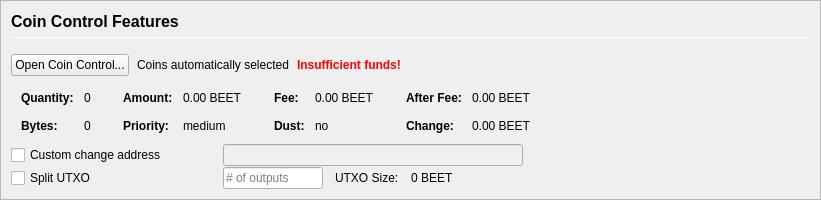
         <widget class="QFrame" name="frameCoinControl">
          <property name="sizePolicy">
           <sizepolicy hsizetype="Expanding" vsizetype="Expanding">
            <horstretch>0</horstretch>
            <verstretch>0</verstretch>
           </sizepolicy>
          </property>
          <property name="maximumSize">
           <size>
            <width>16777215</width>
            <height>16777215</height>
           </size>
          </property>
          <property name="frameShape">
           <enum>QFrame::StyledPanel</enum>
          </property>
          <property name="frameShadow">
           <enum>QFrame::Sunken</enum>
          </property>
          <layout class="QVBoxLayout" name="verticalLayoutCoinControl2">
           <property name="spacing">
            <number>0</number>
           </property>
           <property name="margin">
            <number>0</number>
           </property>
           <item>
            <widget class="QFrame" name="frameCoinControl_BG">
             <layout class="QVBoxLayout" name="verticalLayoutCoinControl" stretch="0,0,0,0,0,0">
              <property name="spacing">
               <number>1</number>
              </property>
              <property name="leftMargin">
               <number>10</number>
              </property>
              <property name="topMargin">
               <number>10</number>
              </property>
              <item>
               <layout class="QHBoxLayout" name="horizontalLayoutCoinControl1">
                <property name="bottomMargin">
                 <number>15</number>
                </property>
                <item>
                 <layout class="QVBoxLayout" name="verticalLayout_3">
                  <property name="spacing">
                   <number>6</number>
                  </property>
                  <item>
                   <widget class="QLabel" name="labelCoinControlFeatures">
                    <property name="sizePolicy">
                     <sizepolicy hsizetype="Preferred" vsizetype="Maximum">
                      <horstretch>0</horstretch>
                      <verstretch>0</verstretch>
                     </sizepolicy>
                    </property>
                    <property name="minimumSize">
                     <size>
                      <width>0</width>
                      <height>20</height>
                     </size>
                    </property>
                    <property name="font">
                     <font>
                      <pointsize>12</pointsize>
                      <weight>75</weight>
                      <bold>true</bold>
                     </font>
                    </property>
                    <property name="styleSheet">
                     <string notr="true">font-weight:bold;</string>
                    </property>
                    <property name="text">
                     <string>Coin Control Features</string>
                    </property>
                   </widget>
                  </item>
                  <item>
                   <widget class="Line" name="line">
                    <property name="minimumSize">
                     <size>
                      <width>0</width>
                      <height>1</height>
                     </size>
                    </property>
                    <property name="maximumSize">
                     <size>
                      <width>16777215</width>
                      <height>1</height>
                     </size>
                    </property>
                    <property name="orientation">
                     <enum>Qt::Horizontal</enum>
                    </property>
                   </widget>
                  </item>
                 </layout>
                </item>
               </layout>
              </item>
              <item>
               <layout class="QHBoxLayout" name="horizontalLayoutCoinControl2" stretch="0,0,0,0">
                <property name="spacing">
                 <number>8</number>
                </property>
                <property name="bottomMargin">
                 <number>10</number>
                </property>
                <item>
                 <widget class="QPushButton" name="pushButtonCoinControl">
                  <property name="styleSheet">
                   <string notr="true"/>
                  </property>
                  <property name="text">
                   <string>Open Coin Control...</string>
                  </property>
                  <property name="autoDefault">
                   <bool>false</bool>
                  </property>
                 </widget>
                </item>
                <item>
                 <widget class="QLabel" name="labelCoinControlAutomaticallySelected">
                  <property name="text">
                   <string>Coins automatically selected</string>
                  </property>
                  <property name="margin">
                   <number>5</number>
                  </property>
                 </widget>
                </item>
                <item>
                 <widget class="QLabel" name="labelCoinControlInsuffFunds">
                  <property name="font">
                   <font>
                    <weight>75</weight>
                    <bold>true</bold>
                   </font>
                  </property>
                  <property name="styleSheet">
                   <string notr="true">color:red;font-weight:bold;</string>
                  </property>
                  <property name="text">
                   <string>Insufficient funds!</string>
                  </property>
                  <property name="margin">
                   <number>5</number>
                  </property>
                 </widget>
                </item>
                <item>
                 <spacer name="horizontalSpacerCoinControl">
                  <property name="orientation">
                   <enum>Qt::Horizontal</enum>
                  </property>
                  <property name="sizeHint" stdset="0">
                   <size>
                    <width>40</width>
                    <height>1</height>
                   </size>
                  </property>
                 </spacer>
                </item>
               </layout>
              </item>
              <item>
               <widget class="QWidget" name="widgetCoinControl" native="true">
                <property name="sizePolicy">
                 <sizepolicy hsizetype="Preferred" vsizetype="Preferred">
                  <horstretch>0</horstretch>
                  <verstretch>0</verstretch>
                 </sizepolicy>
                </property>
                <property name="minimumSize">
                 <size>
                  <width>0</width>
                  <height>0</height>
                 </size>
                </property>
                <property name="styleSheet">
                 <string notr="true"/>
                </property>
                <layout class="QHBoxLayout" name="horizontalLayoutCoinControl5">
                 <property name="margin">
                  <number>0</number>
                 </property>
                 <item>
                  <layout class="QHBoxLayout" name="horizontalLayoutCoinControl3" stretch="0,0,0,1">
                   <property name="spacing">
                    <number>20</number>
                   </property>
                   <property name="topMargin">
                    <number>0</number>
                   </property>
                   <property name="bottomMargin">
                    <number>10</number>
                   </property>
                   <item>
                    <layout class="QFormLayout" name="formLayoutCoinControl1">
                     <property name="horizontalSpacing">
                      <number>10</number>
                     </property>
                     <property name="verticalSpacing">
                      <number>14</number>
                     </property>
                     <property name="leftMargin">
                      <number>10</number>
                     </property>
                     <property name="topMargin">
                      <number>4</number>
                     </property>
                     <property name="rightMargin">
                      <number>6</number>
                     </property>
                     <item row="0" column="0">
                      <widget class="QLabel" name="labelCoinControlQuantityText">
                       <property name="font">
                        <font>
                         <weight>75</weight>
                         <bold>true</bold>
                        </font>
                       </property>
                       <property name="text">
                        <string>Quantity:</string>
                       </property>
                       <property name="margin">
                        <number>0</number>
                       </property>
                      </widget>
                     </item>
                     <item row="0" column="1">
                      <widget class="QLabel" name="labelCoinControlQuantity">
                       <property name="cursor">
                        <cursorShape>IBeamCursor</cursorShape>
                       </property>
                       <property name="contextMenuPolicy">
                        <enum>Qt::ActionsContextMenu</enum>
                       </property>
                       <property name="text">
                        <string notr="true">0</string>
                       </property>
                       <property name="margin">
                        <number>0</number>
                       </property>
                       <property name="textInteractionFlags">
                        <set>Qt::LinksAccessibleByMouse|Qt::TextSelectableByKeyboard|Qt::TextSelectableByMouse</set>
                       </property>
                      </widget>
                     </item>
                     <item row="1" column="0">
                      <widget class="QLabel" name="labelCoinControlBytesText">
                       <property name="font">
                        <font>
                         <weight>75</weight>
                         <bold>true</bold>
                        </font>
                       </property>
                       <property name="text">
                        <string>Bytes:</string>
                       </property>
                      </widget>
                     </item>
                     <item row="1" column="1">
                      <widget class="QLabel" name="labelCoinControlBytes">
                       <property name="cursor">
                        <cursorShape>IBeamCursor</cursorShape>
                       </property>
                       <property name="contextMenuPolicy">
                        <enum>Qt::ActionsContextMenu</enum>
                       </property>
                       <property name="text">
                        <string notr="true">0</string>
                       </property>
                       <property name="textInteractionFlags">
                        <set>Qt::LinksAccessibleByMouse|Qt::TextSelectableByKeyboard|Qt::TextSelectableByMouse</set>
                       </property>
                      </widget>
                     </item>
                    </layout>
                   </item>
                   <item>
                    <layout class="QFormLayout" name="formLayoutCoinControl2">
                     <property name="horizontalSpacing">
                      <number>10</number>
                     </property>
                     <property name="verticalSpacing">
                      <number>14</number>
                     </property>
                     <property name="leftMargin">
                      <number>6</number>
                     </property>
                     <property name="topMargin">
                      <number>4</number>
                     </property>
                     <property name="rightMargin">
                      <number>6</number>
                     </property>
                     <item row="0" column="0">
                      <widget class="QLabel" name="labelCoinControlAmountText">
                       <property name="font">
                        <font>
                         <weight>75</weight>
                         <bold>true</bold>
                        </font>
                       </property>
                       <property name="text">
                        <string>Amount:</string>
                       </property>
                       <property name="margin">
                        <number>0</number>
                       </property>
                      </widget>
                     </item>
                     <item row="0" column="1">
                      <widget class="QLabel" name="labelCoinControlAmount">
                       <property name="cursor">
                        <cursorShape>IBeamCursor</cursorShape>
                       </property>
                       <property name="contextMenuPolicy">
                        <enum>Qt::ActionsContextMenu</enum>
                       </property>
                       <property name="text">
                        <string notr="true">0.00 BEET</string>
                       </property>
                       <property name="textInteractionFlags">
                        <set>Qt::LinksAccessibleByMouse|Qt::TextSelectableByKeyboard|Qt::TextSelectableByMouse</set>
                       </property>
                      </widget>
                     </item>
                     <item row="1" column="0">
                      <widget class="QLabel" name="labelCoinControlPriorityText">
                       <property name="font">
                        <font>
                         <weight>75</weight>
                         <bold>true</bold>
                        </font>
                       </property>
                       <property name="text">
                        <string>Priority:</string>
                       </property>
                      </widget>
                     </item>
                     <item row="1" column="1">
                      <widget class="QLabel" name="labelCoinControlPriority">
                       <property name="cursor">
                        <cursorShape>IBeamCursor</cursorShape>
                       </property>
                       <property name="contextMenuPolicy">
                        <enum>Qt::ActionsContextMenu</enum>
                       </property>
                       <property name="text">
                        <string>medium</string>
                       </property>
                       <property name="textInteractionFlags">
                        <set>Qt::LinksAccessibleByMouse|Qt::TextSelectableByKeyboard|Qt::TextSelectableByMouse</set>
                       </property>
                      </widget>
                     </item>
                    </layout>
                   </item>
                   <item>
                    <layout class="QFormLayout" name="formLayoutCoinControl3">
                     <property name="horizontalSpacing">
                      <number>10</number>
                     </property>
                     <property name="verticalSpacing">
                      <number>14</number>
                     </property>
                     <property name="leftMargin">
                      <number>6</number>
                     </property>
                     <property name="topMargin">
                      <number>4</number>
                     </property>
                     <property name="rightMargin">
                      <number>6</number>
                     </property>
                     <item row="0" column="0">
                      <widget class="QLabel" name="labelCoinControlFeeText">
                       <property name="font">
                        <font>
                         <weight>75</weight>
                         <bold>true</bold>
                        </font>
                       </property>
                       <property name="text">
                        <string>Fee:</string>
                       </property>
                       <property name="margin">
                        <number>0</number>
                       </property>
                      </widget>
                     </item>
                     <item row="0" column="1">
                      <widget class="QLabel" name="labelCoinControlFee">
                       <property name="cursor">
                        <cursorShape>IBeamCursor</cursorShape>
                       </property>
                       <property name="contextMenuPolicy">
                        <enum>Qt::ActionsContextMenu</enum>
                       </property>
                       <property name="text">
                        <string notr="true">0.00 BEET</string>
                       </property>
                       <property name="textInteractionFlags">
                        <set>Qt::LinksAccessibleByMouse|Qt::TextSelectableByKeyboard|Qt::TextSelectableByMouse</set>
                       </property>
                      </widget>
                     </item>
                     <item row="1" column="0">
                      <widget class="QLabel" name="labelCoinControlLowOutputText">
                       <property name="font">
                        <font>
                         <weight>75</weight>
                         <bold>true</bold>
                        </font>
                       </property>
                       <property name="text">
                        <string>Dust:</string>
                       </property>
                      </widget>
                     </item>
                     <item row="1" column="1">
                      <widget class="QLabel" name="labelCoinControlLowOutput">
                       <property name="cursor">
                        <cursorShape>IBeamCursor</cursorShape>
                       </property>
                       <property name="contextMenuPolicy">
                        <enum>Qt::ActionsContextMenu</enum>
                       </property>
                       <property name="text">
                        <string>no</string>
                       </property>
                       <property name="textInteractionFlags">
                        <set>Qt::LinksAccessibleByMouse|Qt::TextSelectableByKeyboard|Qt::TextSelectableByMouse</set>
                       </property>
                      </widget>
                     </item>
                    </layout>
                   </item>
                   <item>
                    <layout class="QFormLayout" name="formLayoutCoinControl4">
                     <property name="horizontalSpacing">
                      <number>10</number>
                     </property>
                     <property name="verticalSpacing">
                      <number>14</number>
                     </property>
                     <property name="leftMargin">
                      <number>6</number>
                     </property>
                     <property name="topMargin">
                      <number>4</number>
                     </property>
                     <property name="rightMargin">
                      <number>6</number>
                     </property>
                     <item row="0" column="0">
                      <widget class="QLabel" name="labelCoinControlAfterFeeText">
                       <property name="font">
                        <font>
                         <weight>75</weight>
                         <bold>true</bold>
                        </font>
                       </property>
                       <property name="text">
                        <string>After Fee:</string>
                       </property>
                       <property name="margin">
                        <number>0</number>
                       </property>
                      </widget>
                     </item>
                     <item row="0" column="1">
                      <widget class="QLabel" name="labelCoinControlAfterFee">
                       <property name="cursor">
                        <cursorShape>IBeamCursor</cursorShape>
                       </property>
                       <property name="contextMenuPolicy">
                        <enum>Qt::ActionsContextMenu</enum>
                       </property>
                       <property name="text">
                        <string notr="true">0.00 BEET</string>
                       </property>
                       <property name="textInteractionFlags">
                        <set>Qt::LinksAccessibleByMouse|Qt::TextSelectableByKeyboard|Qt::TextSelectableByMouse</set>
                       </property>
                      </widget>
                     </item>
                     <item row="1" column="0">
                      <widget class="QLabel" name="labelCoinControlChangeText">
                       <property name="font">
                        <font>
                         <weight>75</weight>
                         <bold>true</bold>
                        </font>
                       </property>
                       <property name="text">
                        <string>Change:</string>
                       </property>
                      </widget>
                     </item>
                     <item row="1" column="1">
                      <widget class="QLabel" name="labelCoinControlChange">
                       <property name="cursor">
                        <cursorShape>IBeamCursor</cursorShape>
                       </property>
                       <property name="contextMenuPolicy">
                        <enum>Qt::ActionsContextMenu</enum>
                       </property>
                       <property name="text">
                        <string notr="true">0.00 BEET</string>
                       </property>
                       <property name="textInteractionFlags">
                        <set>Qt::LinksAccessibleByMouse|Qt::TextSelectableByKeyboard|Qt::TextSelectableByMouse</set>
                       </property>
                      </widget>
                     </item>
                    </layout>
                   </item>
                  </layout>
                 </item>
                </layout>
               </widget>
              </item>
              <item>
               <layout class="QHBoxLayout" name="horizontalLayoutCoinControl4">
                <property name="spacing">
                 <number>12</number>
                </property>
                <property name="sizeConstraint">
                 <enum>QLayout::SetDefaultConstraint</enum>
                </property>
                <property name="topMargin">
                 <number>0</number>
                </property>
                <property name="rightMargin">
                 <number>0</number>
                </property>
                <item>
                 <widget class="QCheckBox" name="checkBoxCoinControlChange">
                  <property name="sizePolicy">
                   <sizepolicy hsizetype="Preferred" vsizetype="Preferred">
                    <horstretch>0</horstretch>
                    <verstretch>0</verstretch>
                   </sizepolicy>
                  </property>
                  <property name="minimumSize">
                   <size>
                    <width>200</width>
                    <height>0</height>
                   </size>
                  </property>
                  <property name="maximumSize">
                   <size>
                    <width>200</width>
                    <height>16777215</height>
                   </size>
                  </property>
                  <property name="toolTip">
                   <string>If this is activated, but the change address is empty or invalid, change will be sent to a newly generated address.</string>
                  </property>
                  <property name="text">
                   <string>Custom change address</string>
                  </property>
                 </widget>
                </item>
                <item>
                 <widget class="QValidatedLineEdit" name="lineEditCoinControlChange">
                  <property name="enabled">
                   <bool>false</bool>
                  </property>
                  <property name="sizePolicy">
                   <sizepolicy hsizetype="Preferred" vsizetype="Preferred">
                    <horstretch>0</horstretch>
                    <verstretch>0</verstretch>
                   </sizepolicy>
                  </property>
                  <property name="minimumSize">
                   <size>
                    <width>300</width>
                    <height>0</height>
                   </size>
                  </property>
                 </widget>
                </item>
                <item>
                 <widget class="QLabel" name="labelCoinControlChangeLabel">
                  <property name="sizePolicy">
                   <sizepolicy hsizetype="Preferred" vsizetype="Preferred">
                    <horstretch>0</horstretch>
                    <verstretch>0</verstretch>
                   </sizepolicy>
                  </property>
                  <property name="minimumSize">
                   <size>
                    <width>100</width>
                    <height>0</height>
                   </size>
                  </property>
                  <property name="text">
                   <string/>
                  </property>
                  <property name="margin">
                   <number>3</number>
                  </property>
                 </widget>
                </item>
               </layout>
              </item>
              <item>
               <layout class="QHBoxLayout" name="horizontalLayoutCoinControl6">
                <property name="spacing">
                 <number>12</number>
                </property>
                <property name="rightMargin">
                 <number>0</number>
                </property>
                <item>
                 <widget class="QCheckBox" name="splitBlockCheckBox">
                  <property name="sizePolicy">
                   <sizepolicy hsizetype="Preferred" vsizetype="Preferred">
                    <horstretch>0</horstretch>
                    <verstretch>0</verstretch>
                   </sizepolicy>
                  </property>
                  <property name="minimumSize">
                   <size>
                    <width>200</width>
                    <height>0</height>
                   </size>
                  </property>
                  <property name="maximumSize">
                   <size>
                    <width>200</width>
                    <height>16777215</height>
                   </size>
                  </property>
                  <property name="text">
                   <string>Split UTXO</string>
                  </property>
                 </widget>
                </item>
                <item>
                 <widget class="QLineEdit" name="splitBlockLineEdit">
                  <property name="sizePolicy">
                   <sizepolicy hsizetype="Preferred" vsizetype="Preferred">
                    <horstretch>50</horstretch>
                    <verstretch>0</verstretch>
                   </sizepolicy>
                  </property>
                  <property name="minimumSize">
                   <size>
                    <width>100</width>
                    <height>0</height>
                   </size>
                  </property>
                  <property name="maximumSize">
                   <size>
                    <width>100</width>
                    <height>16777215</height>
                   </size>
                  </property>
                  <property name="placeholderText">
                   <string># of outputs</string>
                  </property>
                 </widget>
                </item>
                <item>
                 <widget class="QLabel" name="labelBlockSizeText">
                  <property name="text">
                   <string>UTXO Size:</string>
                  </property>
                 </widget>
                </item>
                <item>
                 <widget class="QLabel" name="labelBlockSize">
                  <property name="text">
                   <string>0 BEET</string>
                  </property>
                 </widget>
                </item>
                <item>
                 <spacer name="horizontalSpacer_7">
                  <property name="orientation">
                   <enum>Qt::Horizontal</enum>
                  </property>
                  <property name="sizeHint" stdset="0">
                   <size>
                    <width>40</width>
                    <height>20</height>
                   </size>
                  </property>
                 </spacer>
                </item>
               </layout>
              </item>
              <item>
               <spacer name="verticalSpacerCoinControl">
                <property name="orientation">
                 <enum>Qt::Vertical</enum>
                </property>
                <property name="sizeHint" stdset="0">
                 <size>
                  <width>800</width>
                  <height>1</height>
                 </size>
                </property>
               </spacer>
              </item>
             </layout>
            </widget>
           </item>
          </layout>
         </widget>
